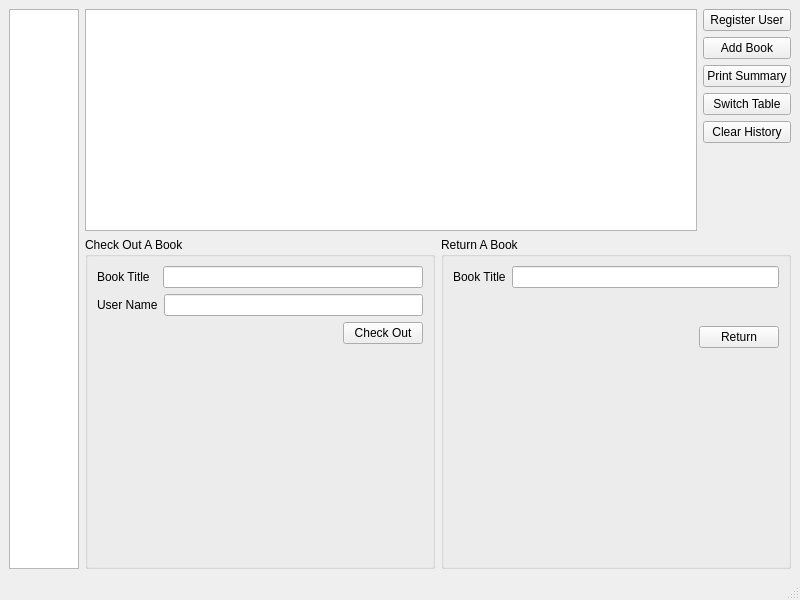
<?xml version="1.0" encoding="UTF-8"?>
<ui version="4.0">
 <class>MainWindow</class>
 <widget class="QMainWindow" name="MainWindow">
  <property name="enabled">
   <bool>true</bool>
  </property>
  <property name="geometry">
   <rect>
    <x>0</x>
    <y>0</y>
    <width>800</width>
    <height>600</height>
   </rect>
  </property>
  <property name="sizePolicy">
   <sizepolicy hsizetype="Preferred" vsizetype="Preferred">
    <horstretch>0</horstretch>
    <verstretch>0</verstretch>
   </sizepolicy>
  </property>
  <property name="windowTitle">
   <string>MainWindow</string>
  </property>
  <widget class="QWidget" name="centralwidget">
   <property name="sizePolicy">
    <sizepolicy hsizetype="Preferred" vsizetype="Preferred">
     <horstretch>0</horstretch>
     <verstretch>0</verstretch>
    </sizepolicy>
   </property>
   <layout class="QHBoxLayout" name="horizontalLayout_2">
    <item>
     <layout class="QHBoxLayout" name="horizontalLayout_5" stretch="0,0">
      <item>
       <widget class="QTableWidget" name="tableWidget">
        <property name="sizePolicy">
         <sizepolicy hsizetype="Minimum" vsizetype="Expanding">
          <horstretch>0</horstretch>
          <verstretch>0</verstretch>
         </sizepolicy>
        </property>
        <property name="sizeAdjustPolicy">
         <enum>QAbstractScrollArea::AdjustToContents</enum>
        </property>
       </widget>
      </item>
      <item>
       <layout class="QVBoxLayout" name="verticalLayout_2" stretch="2,3">
        <item>
         <layout class="QHBoxLayout" name="horizontalLayout">
          <item>
           <widget class="QTextBrowser" name="infoTextBrowser"/>
          </item>
          <item>
           <layout class="QVBoxLayout" name="verticalLayout">
            <item>
             <widget class="QPushButton" name="registerButton">
              <property name="text">
               <string>Register User</string>
              </property>
             </widget>
            </item>
            <item>
             <widget class="QPushButton" name="addButton">
              <property name="text">
               <string>Add Book</string>
              </property>
             </widget>
            </item>
            <item>
             <widget class="QPushButton" name="summaryButton">
              <property name="text">
               <string>Print Summary</string>
              </property>
             </widget>
            </item>
            <item>
             <widget class="QPushButton" name="switchButton">
              <property name="text">
               <string>Switch Table</string>
              </property>
             </widget>
            </item>
            <item>
             <widget class="QPushButton" name="clearButton">
              <property name="text">
               <string>Clear History</string>
              </property>
             </widget>
            </item>
            <item>
             <spacer name="verticalSpacer">
              <property name="orientation">
               <enum>Qt::Vertical</enum>
              </property>
              <property name="sizeHint" stdset="0">
               <size>
                <width>20</width>
                <height>40</height>
               </size>
              </property>
             </spacer>
            </item>
           </layout>
          </item>
         </layout>
        </item>
        <item>
         <layout class="QHBoxLayout" name="horizontalLayout_3" stretch="1,1">
          <item>
           <widget class="QGroupBox" name="checkOutGroupBox">
            <property name="title">
             <string>Check Out A Book</string>
            </property>
            <layout class="QVBoxLayout" name="verticalLayout_3">
             <item>
              <layout class="QHBoxLayout" name="horizontalLayout_7">
               <item>
                <widget class="QLabel" name="label_2">
                 <property name="text">
                  <string>Book Title  </string>
                 </property>
                </widget>
               </item>
               <item>
                <widget class="QLineEdit" name="checkOutBookTitleLineEdit">
                 <property name="minimumSize">
                  <size>
                   <width>200</width>
                   <height>0</height>
                  </size>
                 </property>
                </widget>
               </item>
              </layout>
             </item>
             <item>
              <layout class="QHBoxLayout" name="horizontalLayout_6">
               <item>
                <widget class="QLabel" name="label">
                 <property name="text">
                  <string>User Name</string>
                 </property>
                </widget>
               </item>
               <item>
                <widget class="QLineEdit" name="checkOutPersonNameLineEdit"/>
               </item>
              </layout>
             </item>
             <item>
              <layout class="QHBoxLayout" name="horizontalLayout_4">
               <item>
                <spacer name="horizontalSpacer">
                 <property name="orientation">
                  <enum>Qt::Horizontal</enum>
                 </property>
                 <property name="sizeHint" stdset="0">
                  <size>
                   <width>40</width>
                   <height>20</height>
                  </size>
                 </property>
                </spacer>
               </item>
               <item>
                <widget class="QPushButton" name="checkOutButton">
                 <property name="text">
                  <string>Check Out</string>
                 </property>
                </widget>
               </item>
              </layout>
             </item>
             <item>
              <spacer name="verticalSpacer_3">
               <property name="orientation">
                <enum>Qt::Vertical</enum>
               </property>
               <property name="sizeHint" stdset="0">
                <size>
                 <width>20</width>
                 <height>40</height>
                </size>
               </property>
              </spacer>
             </item>
            </layout>
           </widget>
          </item>
          <item>
           <widget class="QGroupBox" name="returnGroupBox">
            <property name="title">
             <string>Return A Book</string>
            </property>
            <layout class="QVBoxLayout" name="verticalLayout_4">
             <item>
              <layout class="QHBoxLayout" name="horizontalLayout_9">
               <item>
                <widget class="QLabel" name="label_3">
                 <property name="text">
                  <string>Book Title</string>
                 </property>
                </widget>
               </item>
               <item>
                <widget class="QLineEdit" name="returnBookTitleLineEdit">
                 <property name="minimumSize">
                  <size>
                   <width>200</width>
                   <height>0</height>
                  </size>
                 </property>
                </widget>
               </item>
              </layout>
             </item>
             <item>
              <widget class="QLabel" name="label_4">
               <property name="minimumSize">
                <size>
                 <width>0</width>
                 <height>26</height>
                </size>
               </property>
               <property name="baseSize">
                <size>
                 <width>0</width>
                 <height>0</height>
                </size>
               </property>
               <property name="text">
                <string/>
               </property>
              </widget>
             </item>
             <item>
              <layout class="QHBoxLayout" name="horizontalLayout_8">
               <item>
                <spacer name="horizontalSpacer_2">
                 <property name="orientation">
                  <enum>Qt::Horizontal</enum>
                 </property>
                 <property name="sizeHint" stdset="0">
                  <size>
                   <width>40</width>
                   <height>20</height>
                  </size>
                 </property>
                </spacer>
               </item>
               <item>
                <widget class="QPushButton" name="returnButton">
                 <property name="text">
                  <string>Return</string>
                 </property>
                </widget>
               </item>
              </layout>
             </item>
             <item>
              <spacer name="verticalSpacer_2">
               <property name="orientation">
                <enum>Qt::Vertical</enum>
               </property>
               <property name="sizeHint" stdset="0">
                <size>
                 <width>20</width>
                 <height>40</height>
                </size>
               </property>
              </spacer>
             </item>
            </layout>
           </widget>
          </item>
         </layout>
        </item>
       </layout>
      </item>
     </layout>
    </item>
   </layout>
  </widget>
  <widget class="QMenuBar" name="menubar">
   <property name="geometry">
    <rect>
     <x>0</x>
     <y>0</y>
     <width>800</width>
     <height>21</height>
    </rect>
   </property>
  </widget>
  <widget class="QStatusBar" name="statusbar"/>
 </widget>
 <resources/>
 <connections/>
</ui>
